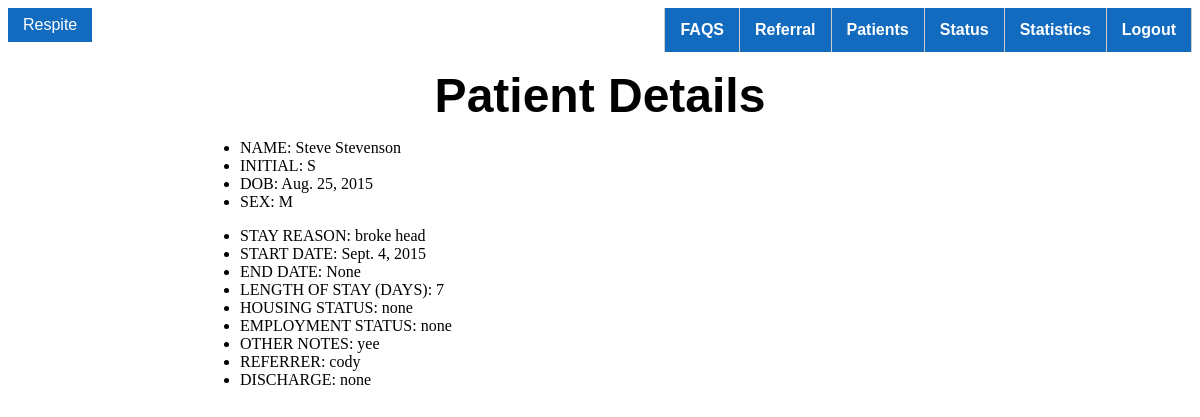
The page /patients/1/ (signed in) on the database its author committed.
### respite/models.py (models this page shows, shortened)
class Patient(models.Model):
	first_name = models.CharField(max_length=30)
	last_name = models.CharField(max_length=30)
	initial = models.CharField(max_length=1, blank=True)
	dob = models.DateField(blank=True, null=True)
	sex = models.CharField(max_length=1, choices=sex_choices)
	class Meta:
		permissions = (
			("can_see_patients", "Can see patient list and visit information"),
		)
	def __str__(self):
		return "{0} {1}".format(self.first_name, self.last_name)

class Visit(models.Model):
	patient = models.ForeignKey(Patient)
	stay_reason = models.TextField(max_length=500)
	stay_start_date = models.DateField(("Start date"), default=TODAY)
	stay_end_date = models.DateField("End date", blank=True, null=True)
	housing_status = models.TextField(max_length=300, blank=True)
	employment_status = models.TextField(max_length=300, blank=True)
	other_notes = models.TextField(max_length=1000, blank=True)
	referrer = models.CharField(max_length=30, blank=True)
	discharge = models.CharField(max_length=20, blank=True, null=True)
	bed_number = models.IntegerField(default=0)
	class Meta:
		ordering = ['-stay_start_date']
	def length_of_stay(self):
		admitted_date = self.stay_start_date
		if not self.stay_end_date:
			length = TODAY() - admitted_date
			return length.days
		else:
			length = self.stay_end_date - admitted_date
			return length.days

### respite/views.py (the view)
class PatientDetailsView(generic.DetailView):
    model = Patient
    template_name = 'respite/details.html'

### respite/templates/respite/details.html (shortened to what this page needs)
{% extends 'respite/base.html' %}
{% block pagename %}Patient Details{% endblock %}
{% block container %}
	<ul>
		<li>NAME: {{ patient }}</li>
		<li>INITIAL: {{ patient.initial }}</li>
		<li>DOB: {{ patient.dob }}</li>
		<li>SEX: {{ patient.sex }}</li>
	</ul>
	{% for visit in patient.visit_set.all %}
		<ul>
			<li>STAY REASON: {{ visit.stay_reason }}</li>
			<li>START DATE: {{ visit.stay_start_date }}</li>
			<li>END DATE: {{ visit.stay_end_date }}</li>
			<li>LENGTH OF STAY (DAYS): {{ visit.length_of_stay }}</li>
			<li>HOUSING STATUS: {{ visit.housing_status }}</li>
			<li>EMPLOYMENT STATUS: {{ visit.employment_status }}</li>
			<li>OTHER NOTES: {{ visit.other_notes }}</li>
			<li>REFERRER: {{ visit.referrer }}</li>
			<li>DISCHARGE: {{ visit.discharge }}</li>
		</ul>
	{% endfor %}
{% endblock %}

### respite/static/respite/style.css (style rules this page uses)
body { background-color: #fff; }

### rows shown on the page
Patient: first_name+last_name "Steve Stevenson", initial "S", dob "Aug. 25, 2015", sex "M"
Visit: stay_reason "broke head", stay_start_date "Sept. 4, 2015", stay_end_date "None", length_of_stay "7", housing_status "none", employment_status "none", other_notes "yee", referrer "cody", discharge "none"
